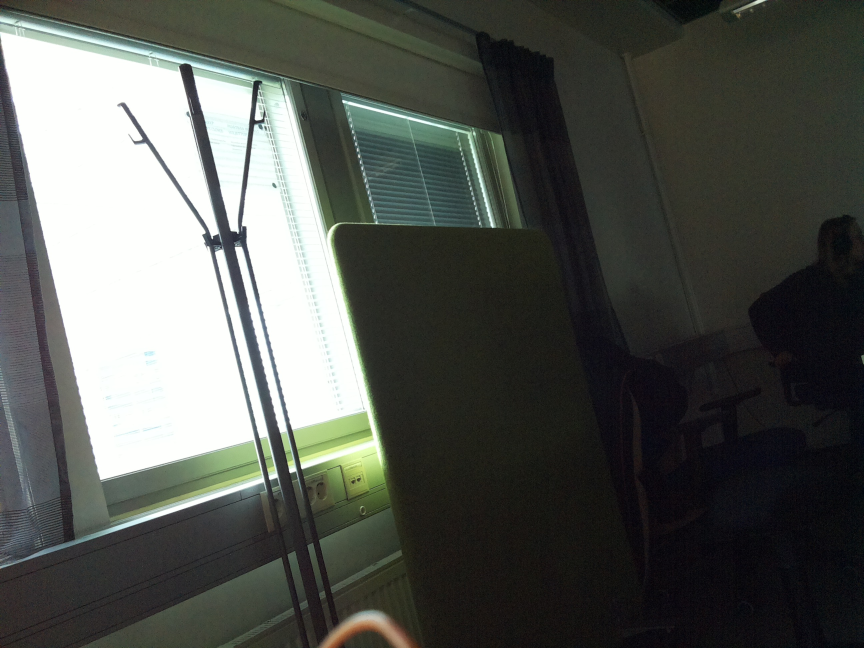
#> input picture test.jpg, 2592 x 1944 px (shown at 1/3 size)
$ python -i detection.py   (imports and definitions only)
#> lines starting #> are read from the running program, lines starting #| are printed output that depends on the picture; after the words box and inside, x2 and y2 are one past the last pixel; in counts of white or black regions, pixels touching at a corner belong together
#> further down, picture is the input picture: shape (1944, 2592, 3); mean B, G, R 82.7, 87.4, 84.6
"""Camera capture and fire detection for the Raspberry Pi."""

import shutil
import subprocess
import time
import os
import smtplib
import threading
from collections.abc import Iterator
from typing import Protocol

import cv2
import numpy as np

try:
    from .pump import turn_off_pump_motor, turn_on_pump_motor
except ImportError:
    from pump import turn_off_pump_motor, turn_on_pump_motor

MIN_FIRE_AREA = 800
OBSTACLE_SCAN_SECONDS = 15.0
SCAN_STEP_SECONDS = 2.0
PERIODIC_SCAN_SECONDS = 15.0
STEERING_SPEED = 2
FORWARD_SPEED = 2
PUBLISH_RETRY_SECONDS = 2.0
FIRE_PIXEL_THRESHOLD = 15_000
FIRE_CONFIRM_FRAMES = 4
MEDIAMTX_CONFIG = os.path.join(os.path.dirname(__file__), "mediamtx.yml")
LOWER_FIRE = np.array([5, 100, 100], dtype=np.uint8)
UPPER_FIRE = np.array([22, 255, 255], dtype=np.uint8)
_email_started = False
_notification_lock = threading.Lock()


class RobotController(Protocol):
    def move(self, command: str) -> None: ...

    def read_serial(self) -> list[str]: ...


class MediaMtxPublisher:
    """Publish annotated OpenCV frames to MediaMTX through RTSP."""

    # [125 lines left out: functions __init__, _start_publisher, publish, _stop_publisher, close, rpicam_frames and 1 more, not called in this run]


def analyze_fire(frame: np.ndarray) -> tuple[np.ndarray, tuple[int, int] | None, float]:
    """Return the fire mask, target center, and largest target area."""
    blurred = cv2.GaussianBlur(frame, (21, 21), 0)
    hsv = cv2.cvtColor(blurred, cv2.COLOR_BGR2HSV)
#> hsv: shape (1944, 2592, 3); mean H, S, V 63.6, 41.7, 89
    mask = cv2.inRange(hsv, LOWER_FIRE, UPPER_FIRE)
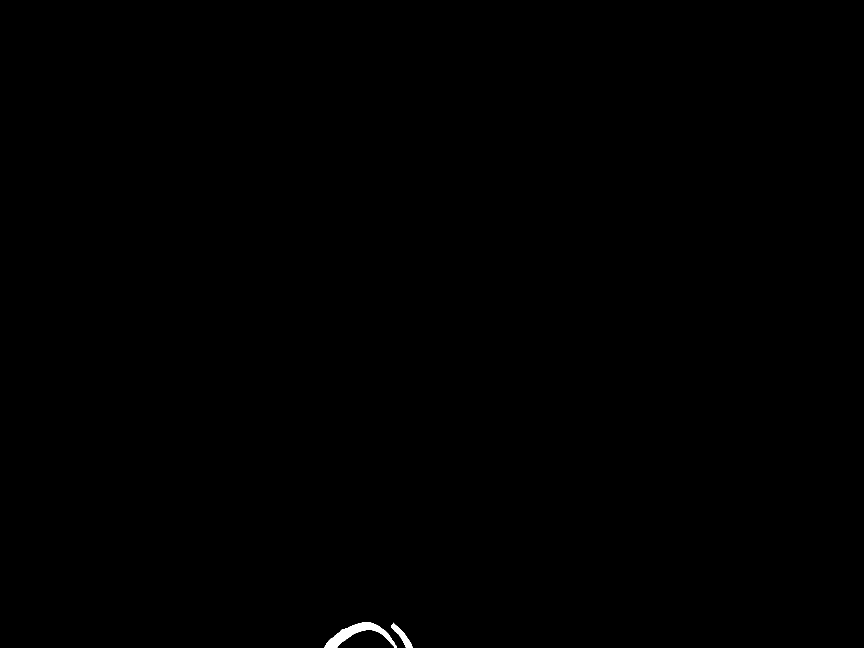
#> mask: shape (1944, 2592) (shown at 1/3 size); 0.13% white; 3 white regions (1 under 20 px), largest, box (x1, y1, x2, y2) and area: (973, 1867, 1191, 1944) 5254, (1173, 1870, 1238, 1944) 1392
    blue, green, red = cv2.split(blurred)
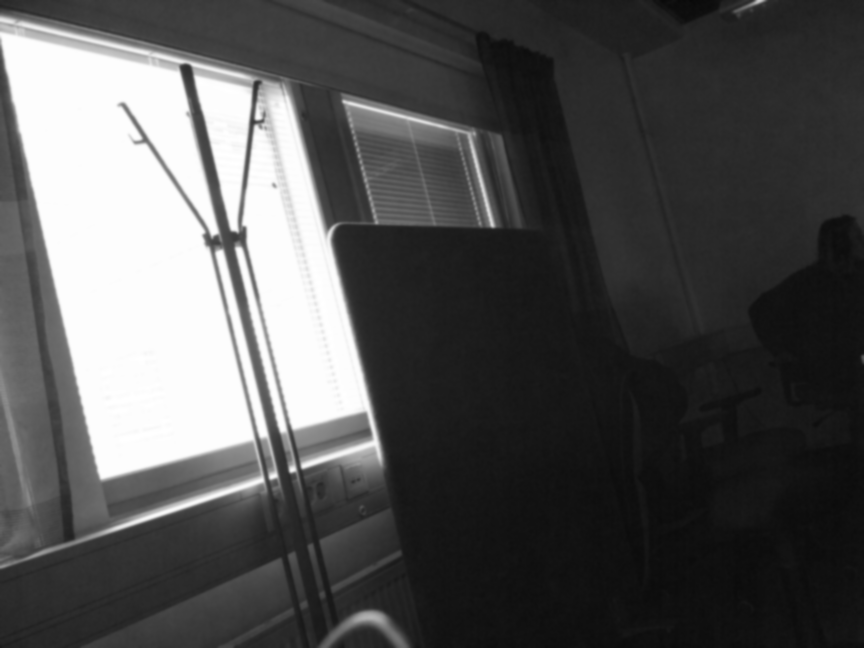
#> blue: shape (1944, 2592) (shown at 1/3 size); min 8, max 255, mean 82.7
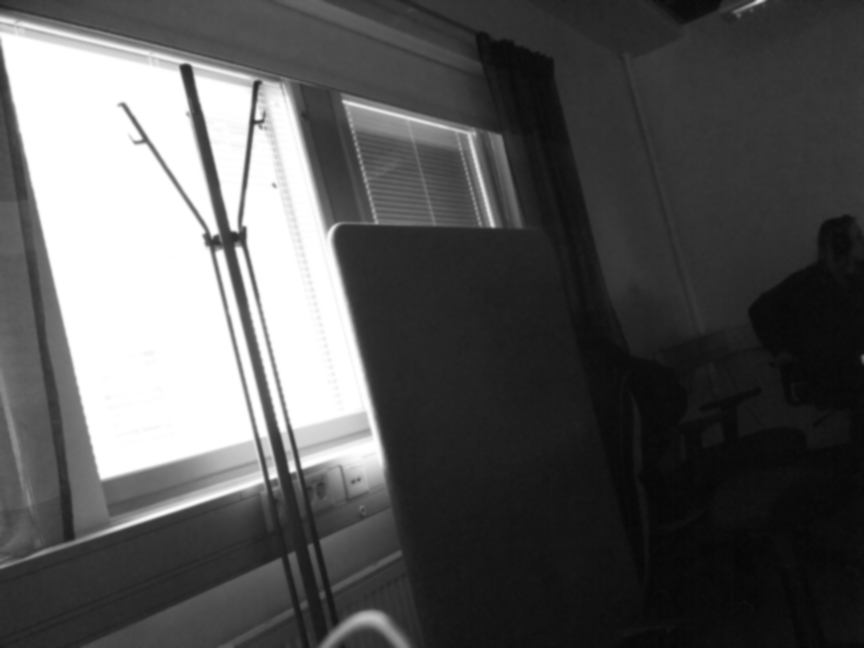
#> green: shape (1944, 2592) (shown at 1/3 size); min 6, max 255, mean 87.4
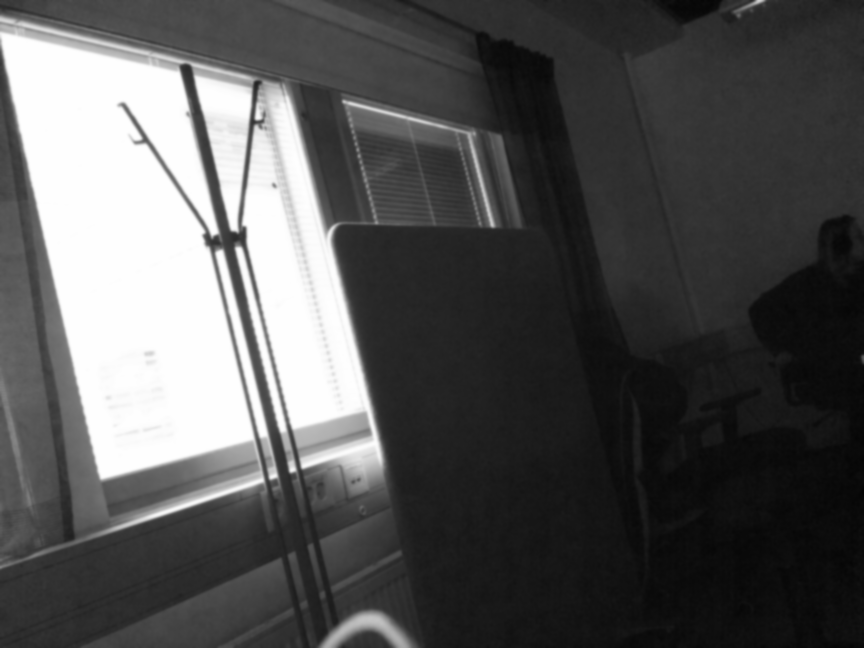
#> red: shape (1944, 2592) (shown at 1/3 size); min 3, max 254, mean 84.6
    red_dominant = (red > green * 1.12) & (red > blue * 1.5)
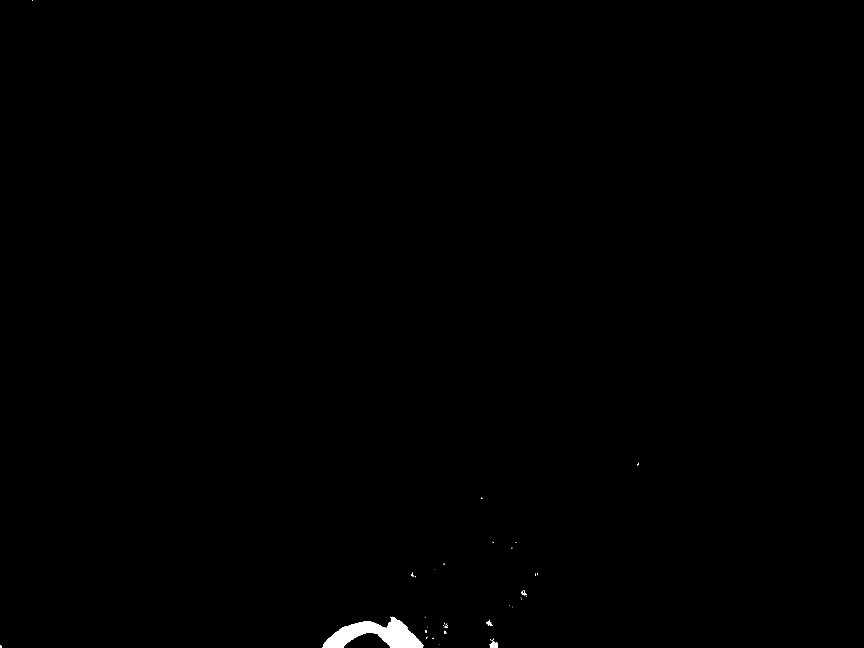
#> red_dominant: shape (1944, 2592) bool (shown at 1/3 size); 0.29% white; 42 white regions (33 under 20 px), largest, box (x1, y1, x2, y2) and area: (967, 1850, 1270, 1944) 13881, (1468, 1923, 1493, 1944) 343, (1459, 1859, 1477, 1878) 132
    mask = cv2.bitwise_and(mask, mask, mask=red_dominant.astype(np.uint8) * 255)
    mask = cv2.morphologyEx(
        mask,
        cv2.MORPH_OPEN,
        np.ones((5, 5), dtype=np.uint8),
    )
#> mask: shape (1944, 2592); 0.13% white; 2 white regions
    contours, _ = cv2.findContours(
        mask, cv2.RETR_EXTERNAL, cv2.CHAIN_APPROX_SIMPLE
    )
#> contours = 2 contours; box (x1, y1, x2, y2) and area: (974, 1867, 1189, 1944) 5006, (1174, 1873, 1237, 1944) 1292
    target = max(contours, key=cv2.contourArea, default=None)
#> target = contour of 224 points, box (x1, y1, x2, y2) (974, 1867, 1189, 1944), area 5006
    if target is None:
        return mask, None, 0

    area = cv2.contourArea(target)
#> area = 5006
    moments = cv2.moments(target)
#> moments = moments, m00 5006, centre m10/m00, m01/m00 = (1068.1, 1901.7)
    if area < MIN_FIRE_AREA or moments["m00"] == 0:
        return mask, None, area

    center = (
        int(moments["m10"] / moments["m00"]),
        int(moments["m01"] / moments["m00"]),
    )
#> center = (1068, 1901)
    return mask, center, area


# [200 lines left out: functions _send_fire_email, notify_fire, scan_for_fire, detect_fire, camera_test, not called in this run]

>>> import cv2
>>> picture = cv2.imread('../test.jpg')
>>> result = analyze_fire(picture)
